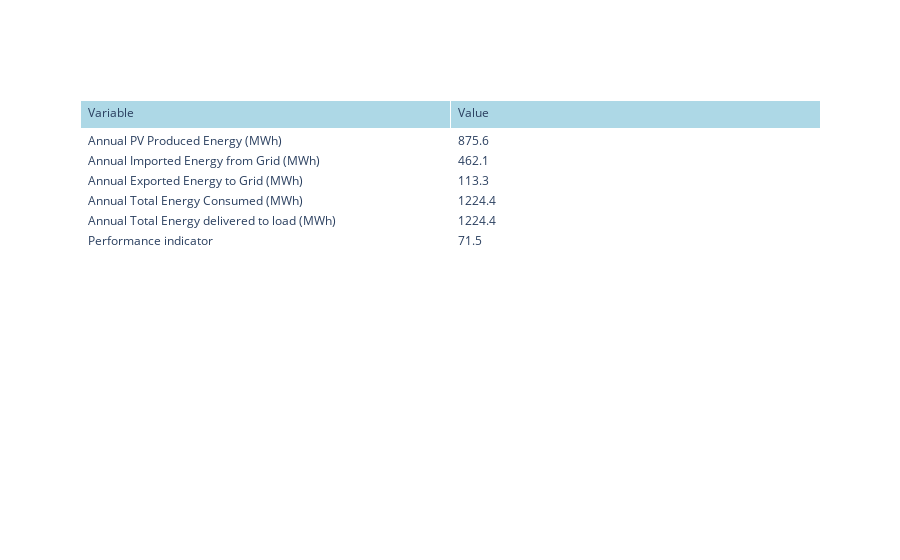

The notebook cell saved with this chart:
### Code cell
import pandas as pd
import numpy as np
import warnings
import plotly.graph_objects as go

warnings.filterwarnings("ignore")

# Load and preprocess data
file_path = "../GREENER/Ense3buildingconsumption.csv"
data = pd.read_csv(file_path, sep=';', header=None, names=['Time', 'Consumption'])
data['Time'] = pd.to_datetime(data['Time'], errors='coerce')
filtered_data = data[(data['Time'] >= '2023-09-25 00:00:00') & (data['Time'] < '2024-09-25 00:00:00')]
filtered_data['Consumption'] = (
    filtered_data['Consumption']
    .str.replace(' kWh', '', regex=False)
    .str.replace(',', '', regex=False)
    .astype(float)
)
filtered_data.set_index('Time', inplace=True)


def calculate_pv_production_for_hour(month, panels):
    T_ambient = monthly_temperatures[month]
    actual_pv_temp = T_ambient + (NOCT - 20) * (global_irradiance / 800)
    actual_energy_supply_per_module_per_day = (monthly_solar_energy[month] / 1000) * panel_capacity * ((actual_pv_temp - 25) * temperature_coefficient + 1)
    production_per_hour = (actual_energy_supply_per_module_per_day / 24) * panels  # kWh per hour (since there are 24 hours in a day)
    return production_per_hour  # kWh per hour

# --- Simplified: Use fixed number of panels ---

# --- Calculate Annual Metrics (including imported and exported energy) ---
def calculate_annual_metrics(filtered_data, num_panels):
    annual_pv_produced_kwh = 0
    annual_imported_kwh = 0
    annual_exported_kwh = 0
    total_energy_consumed = 0

    # Loop through each row in the filtered_data (which is hourly)
    for timestamp, row in filtered_data.iterrows():
        consumption = row['Consumption']
        month = timestamp.month

        # Calculate PV production for the corresponding month (based on the time)
        pv_production = calculate_pv_production_for_hour(month, num_panels)

        # Calculate energy balance
        if consumption > pv_production:
            remaining_load = consumption - pv_production
            annual_imported_kwh += remaining_load
        else:
            excess_energy = pv_production - consumption
            annual_exported_kwh += excess_energy

        # Total energy consumed (sum of all consumption values)
        total_energy_consumed += consumption

        # Accumulate PV production
        annual_pv_produced_kwh += pv_production

    return annual_pv_produced_kwh, annual_imported_kwh, annual_exported_kwh, total_energy_consumed

# Perform annual metrics calculations
annual_pv_produced_kwh, annual_imported_kwh, annual_exported_kwh, total_energy_consumed = calculate_annual_metrics(filtered_data, number_of_panels)

# --- Results ---
results = {
    "Variable": [
        "Annual PV Produced Energy (MWh)",
        "Annual Imported Energy from Grid (MWh)",
        "Annual Exported Energy to Grid (MWh)",
        "Annual Total Energy Consumed (MWh)",
        "Annual Total Energy delivered to load (MWh)",
        "Performance indicator"
    ],
    "Value": [
        round(annual_pv_produced_kwh / 1000, 1),
        round(annual_imported_kwh / 1000, 1),
        round(annual_exported_kwh / 1000, 1),
        round(total_energy_consumed / 1000, 1),
        round((annual_pv_produced_kwh - annual_exported_kwh + annual_imported_kwh) / 1000, 1),
        round((annual_pv_produced_kwh / total_energy_consumed) * 100, 1)
    ]
}

# --- Plot the results in a Table ---
fig = go.Figure(data=[go.Table(
    header=dict(values=['Variable', 'Value'],
                fill_color='lightblue',
                align='left'),
    cells=dict(values=[results["Variable"], results["Value"]],
               fill_color='white',
               align='left'))
])

# Show the table
fig.show()

### Figure 1 — Plotly figure (JSON) as saved in the notebook; plotly's stock layout.template omitted (floating-point values rounded to 4 significant figures)
{"data": [{"cells": {"align": "left", "fill": {"color": "white"}, "values": [["Annual PV Produced Energy (MWh)", "Annual Imported Energy from Grid (MWh)", "Annual Exported Energy to Grid (MWh)", "Annual Total Energy Consumed (MWh)", "Annual Total Energy delivered to load (MWh)", "Performance indicator"], [875.6, 462.1, 113.3, 1224.0, 1224.0, 71.5]]}, "header": {"align": "left", "fill": {"color": "lightblue"}, "values": ["Variable", "Value"]}, "type": "table"}], "layout": {}}
